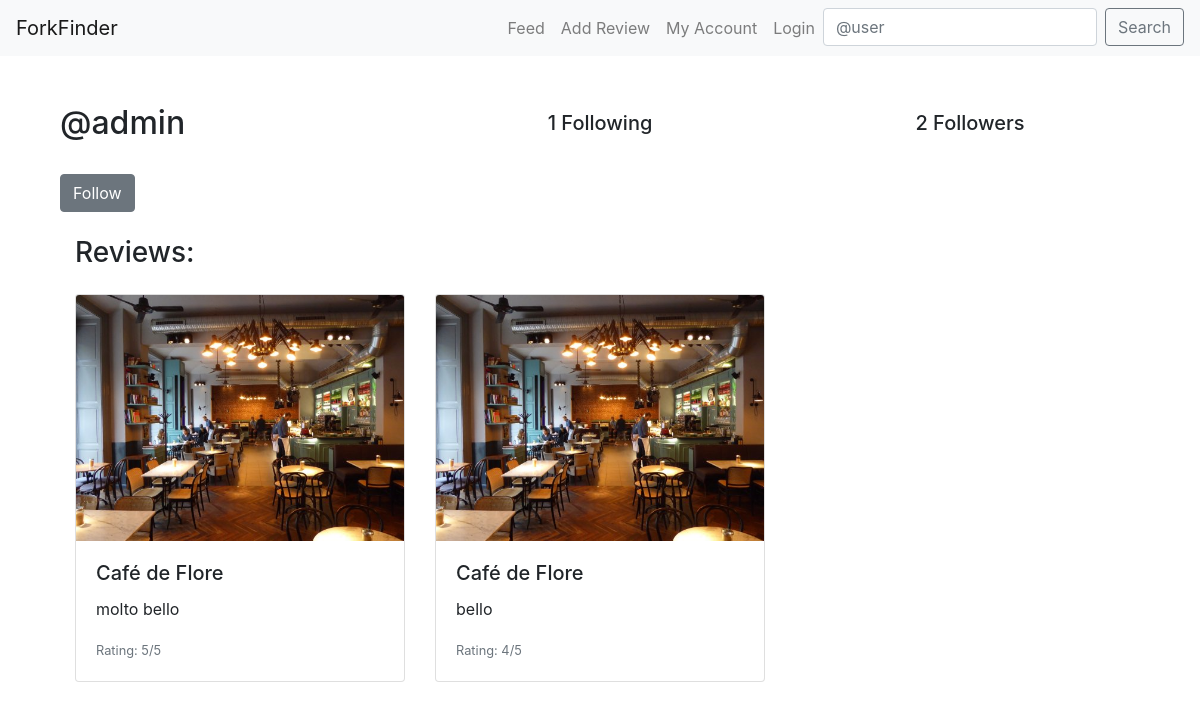
The app's page /profile/1/, older data.
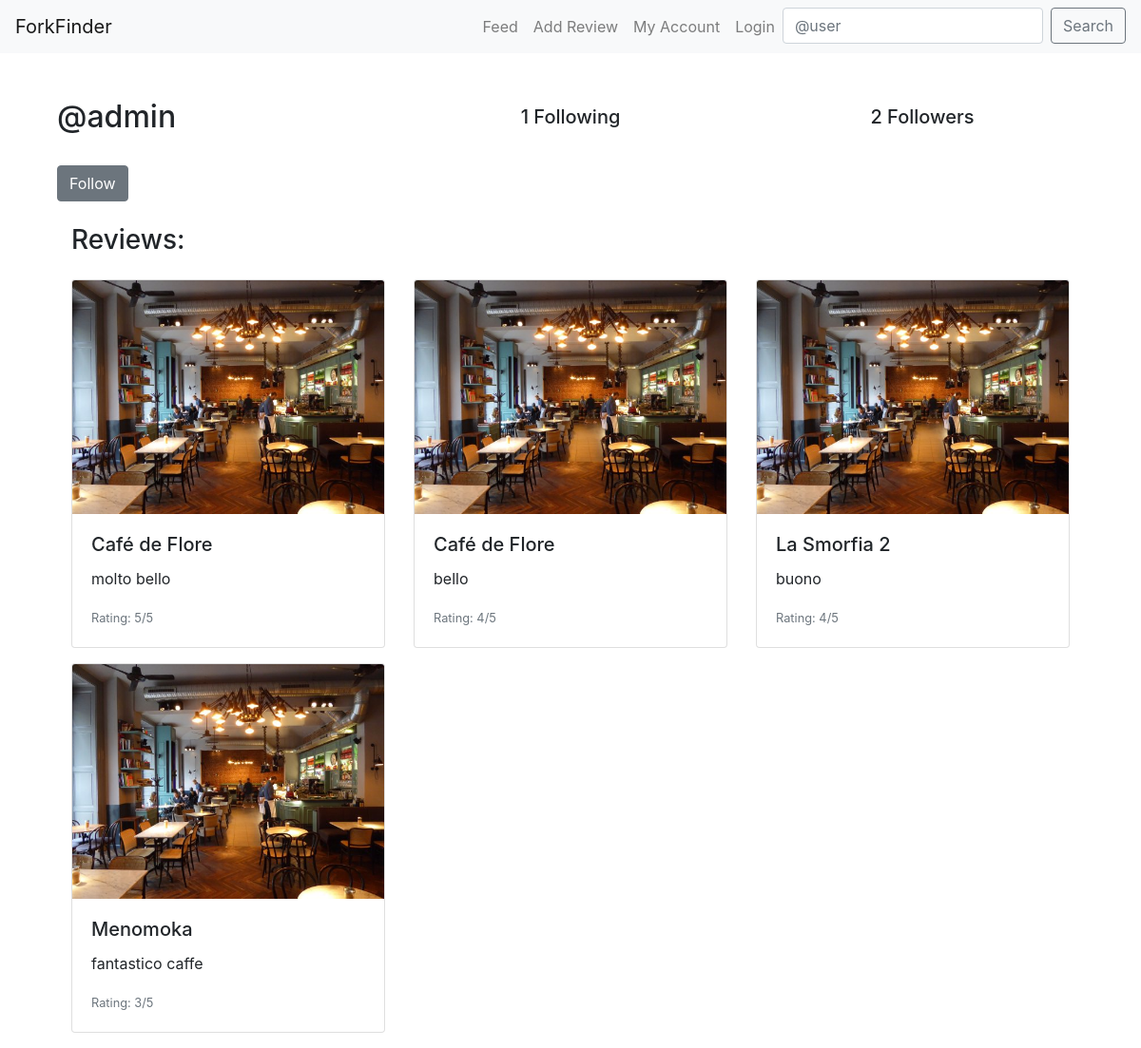
The same page, newer data.
### core/models.py (models this page shows, shortened)
class Review(models.Model):
    user= models.ForeignKey(
        User, related_name="reviews", on_delete=models.CASCADE)
    restaurant = models.ForeignKey(
        Restaurant, on_delete=models.CASCADE)
    body = models.CharField(max_length=255)
    rating = models.PositiveSmallIntegerField()
    photo = models.ImageField(upload_to='media/review_photos/')
    is_featured = models.BooleanField(default=False)
    created_at = models.DateTimeField(auto_now_add=True)

class Restaurant(models.Model):
    place_id = models.CharField(max_length=255, unique=True)
    name = models.CharField(max_length=60)
    address = models.CharField(max_length=120)
    longitude = models.CharField(max_length=255)
    latitude = models.CharField(max_length=255)

### core/views.py (the view, shortened to what this page needs)
# urls.py: path("profile/<int:pk>/", profile_view, name="profile"),
def profile_view(request,pk):
    profile = Profile.objects.get(pk=pk)
    return render(request, "profile.html", {"profile": profile})

### templates/profile.html (shortened to what this page needs)
{% extends "base.html" %}
{% block content %}
<div class="container">
    <div class="row align-items-center mb-4">
        <div class="col-md-4">
            <h2>@{{ profile.user.username }}</h2>
        </div>
        <div class="col-md-4 text-center">
            <h5>{{ profile.follows.count }} Following</h5>
        </div>
        <div class="col-md-4 text-center">
            <h5>{{ profile.followed_by.count }} Followers</h5>
        </div>
    </div>
    {% if profile.user != request.user %}
        <form method="post" class="mb-4">
            <div class="btn-group" role="group" aria-label="Basic example">
                {% if profile in user.profile.follows.all %}
                    <button type="button" class="btn btn-secondary" disabled>Following</button>
                    <button type="submit" class="btn btn-secondary" name="follow" value="unfollow">Unfollow</button>
                {% else %}
                    <button type="submit" class="btn btn-secondary" name="follow" value="follow">Follow</button>
                {% endif %}
            </div>
        </form>
    {% endif %}
    <div class="container">
        <h3 class="mb-4">Reviews:</h3>
        <div class="row">
            {% for review in profile.user.reviews.all %}
            <div class="col-md-4 mb-3">
                <div class="card">
                    <img src="{{ review.photo.url }}" class="card-img-top" alt="Restaurant Photo">
                    <div class="card-body">
                        <h5 class="card-title">{{ review.restaurant.name }}</h5>
                        <p class="card-text">{{ review.body }}</p>
                        <p class="card-text"><small class="text-muted">Rating: {{ review.rating }}/5</small></p>
                    </div>
                </div>
            </div>
            {% endfor %}
        </div>
    </div>
</div>
{% endblock %}

Row changes from the older to the newer data that the page shows:
added Review: photo (picture), restaurant.name "La Smorfia 2", body "buono", rating "4"
added Review: photo (picture), restaurant.name "Menomoka", body "fantastico caffe", rating "3"
